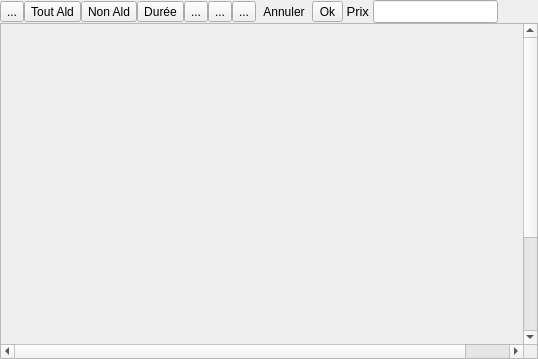
       <widget class="QWidget" name="tab_Prescription">
        <attribute name="title">
         <string>Prescription</string>
        </attribute>
        <layout class="QGridLayout" name="gridLayout_19">
         <property name="leftMargin">
          <number>0</number>
         </property>
         <property name="topMargin">
          <number>0</number>
         </property>
         <property name="rightMargin">
          <number>0</number>
         </property>
         <property name="bottomMargin">
          <number>0</number>
         </property>
         <property name="spacing">
          <number>0</number>
         </property>
         <item row="0" column="0">
          <layout class="QGridLayout" name="gridLayout_18">
           <item row="0" column="11">
            <widget class="QLineEdit" name="lineEdit_PrixTotal">
             <property name="sizePolicy">
              <sizepolicy hsizetype="Preferred" vsizetype="Fixed">
               <horstretch>0</horstretch>
               <verstretch>0</verstretch>
              </sizepolicy>
             </property>
             <property name="font">
              <font>
               <pointsize>10</pointsize>
              </font>
             </property>
             <property name="toolTip">
              <string>Prix total estimé des spécialités remboursées.</string>
             </property>
            </widget>
           </item>
           <item row="0" column="2">
            <widget class="QToolButton" name="toolButton_non_Ald">
             <property name="sizePolicy">
              <sizepolicy hsizetype="Fixed" vsizetype="Fixed">
               <horstretch>0</horstretch>
               <verstretch>0</verstretch>
              </sizepolicy>
             </property>
             <property name="toolTip">
              <string>Tout mettre en ALD</string>
             </property>
             <property name="text">
              <string>Non Ald</string>
             </property>
            </widget>
           </item>
           <item row="0" column="4">
            <widget class="QToolButton" name="toolButton_erase_All">
             <property name="toolTip">
              <string>Effacer toute l'ordonnance</string>
             </property>
             <property name="text">
              <string>...</string>
             </property>
            </widget>
           </item>
           <item row="0" column="6">
            <widget class="QToolButton" name="toolButton_zoomDw">
             <property name="toolTip">
              <string>Diminuer la hauteur des boîtes de prescription</string>
             </property>
             <property name="text">
              <string>...</string>
             </property>
            </widget>
           </item>
           <item row="0" column="8">
            <widget class="QToolButton" name="toolButton_Annuler">
             <property name="sizePolicy">
              <sizepolicy hsizetype="Fixed" vsizetype="Fixed">
               <horstretch>0</horstretch>
               <verstretch>0</verstretch>
              </sizepolicy>
             </property>
             <property name="toolTip">
              <string>Quitter et annuler toutes les modifications</string>
             </property>
             <property name="text">
              <string>Annuler</string>
             </property>
             <property name="autoRaise">
              <bool>true</bool>
             </property>
            </widget>
           </item>
           <item row="0" column="12">
            <spacer name="horizontalSpacer_2">
             <property name="orientation">
              <enum>Qt::Horizontal</enum>
             </property>
             <property name="sizeHint" stdset="0">
              <size>
               <width>40</width>
               <height>20</height>
              </size>
             </property>
            </spacer>
           </item>
           <item row="0" column="9">
            <widget class="QToolButton" name="toolButton_Ok">
             <property name="sizePolicy">
              <sizepolicy hsizetype="Fixed" vsizetype="Fixed">
               <horstretch>0</horstretch>
               <verstretch>0</verstretch>
              </sizepolicy>
             </property>
             <property name="toolTip">
              <string>Quitter et confirmer cette prescription</string>
             </property>
             <property name="text">
              <string>Ok</string>
             </property>
             <property name="checkable">
              <bool>false</bool>
             </property>
             <property name="toolButtonStyle">
              <enum>Qt::ToolButtonFollowStyle</enum>
             </property>
             <property name="autoRaise">
              <bool>false</bool>
             </property>
             <property name="arrowType">
              <enum>Qt::NoArrow</enum>
             </property>
            </widget>
           </item>
           <item row="0" column="5">
            <widget class="QToolButton" name="toolButton_zoomUp">
             <property name="toolTip">
              <string>Augmenter la hauteur des boîtes de prescription</string>
             </property>
             <property name="text">
              <string>...</string>
             </property>
             <property name="autoRaise">
              <bool>false</bool>
             </property>
            </widget>
           </item>
           <item row="0" column="10">
            <widget class="QLabel" name="label_total">
             <property name="font">
              <font>
               <pointsize>10</pointsize>
              </font>
             </property>
             <property name="text">
              <string> Prix </string>
             </property>
            </widget>
           </item>
           <item row="0" column="3">
            <widget class="QToolButton" name="toolButton_Duration">
             <property name="sizePolicy">
              <sizepolicy hsizetype="Fixed" vsizetype="Fixed">
               <horstretch>0</horstretch>
               <verstretch>0</verstretch>
              </sizepolicy>
             </property>
             <property name="text">
              <string>Durée</string>
             </property>
            </widget>
           </item>
           <item row="0" column="1">
            <widget class="QToolButton" name="toolButton_tout_Ald">
             <property name="toolTip">
              <string>Tout mettre en non ALD</string>
             </property>
             <property name="text">
              <string>Tout Ald</string>
             </property>
            </widget>
           </item>
           <item row="0" column="0">
            <widget class="QToolButton" name="toolButton_dci">
             <property name="text">
              <string>...</string>
             </property>
            </widget>
           </item>
          </layout>
         </item>
         <item row="1" column="0">
          <widget class="QScrollArea" name="scrollArea_Prescription">
           <property name="acceptDrops">
            <bool>true</bool>
           </property>
           <property name="verticalScrollBarPolicy">
            <enum>Qt::ScrollBarAsNeeded</enum>
           </property>
           <property name="horizontalScrollBarPolicy">
            <enum>Qt::ScrollBarAsNeeded</enum>
           </property>
           <property name="widgetResizable">
            <bool>false</bool>
           </property>
           <widget class="QWidget" name="scrollAreaWidgetContents">
            <property name="geometry">
             <rect>
              <x>0</x>
              <y>0</y>
              <width>572</width>
              <height>468</height>
             </rect>
            </property>
           </widget>
          </widget>
         </item>
        </layout>
       </widget>
